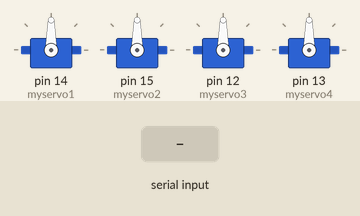
A sketch run on a simulated Arduino Uno, built with avr-gcc and run on an emulated ATmega328P. Shown: 4 × servo. Inputs (shaded band) come from the test bench. What the sketch prints to the serial monitor is not drawn.

Above: at 1.2 s.
1.3 s: "1" received over the second serial link
At 2.4 s:
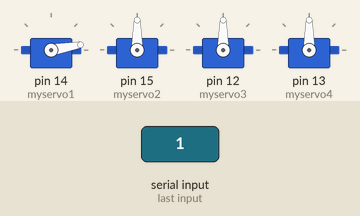
2.8 s: "2" received over the second serial link
At 3.5 s:
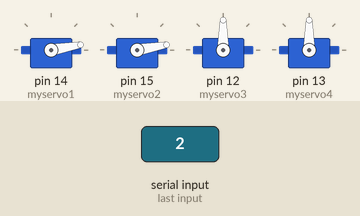
4.3 s: "3" received over the second serial link
At 4.7 s:
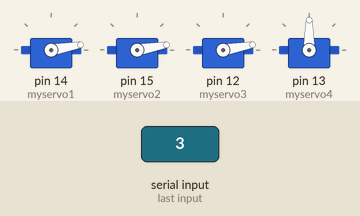
5.8 s: "4" received over the second serial link
At 7.0 s:
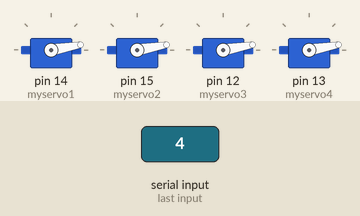
7.3 s: "6" received over the second serial link
At 8.2 s:
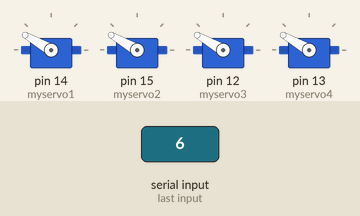
8.8 s: "1" received over the second serial link
At 9.3 s:
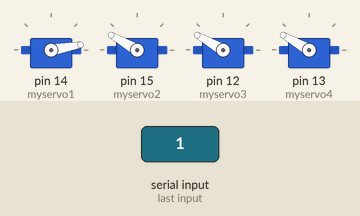
Timing chart, 0 to 11.3 s (numbered marks = the images above; inputs shaded):
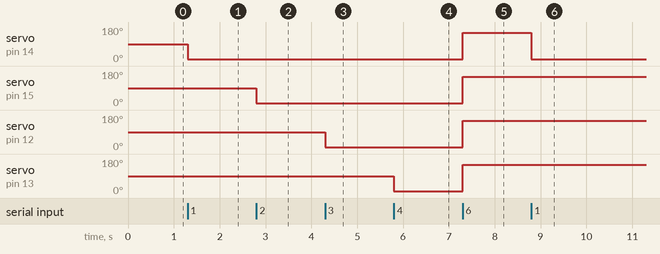

Measured:
- after the input at 1.3 s, servo on pin 14 (myservo1): 90° → 10° at once
- after the input at 2.8 s, servo on pin 15 (myservo2): 90° → 10° at once
- after the input at 4.3 s, servo on pin 12 (myservo3): 90° → 10° at once
- after the input at 5.8 s, servo on pin 13 (myservo4): 90° → 10° at once
- after the input at 7.3 s, servo on pin 14 (myservo1), servo on pin 15 (myservo2), servo on pin 12 (myservo3), servo on pin 13 (myservo4): 10° → 150° at once
- after the input at 8.8 s, servo on pin 14 (myservo1): 150° → 10° at once

The sketch:

Arm_Control.ino
```cpp
/**************************************************
    Author: Atul Dubey
    Date: 28/09/2022
    Description:
      This code helps in controlling a 4DOF arm over
      Bluetooth.
 **************************************************/

#include <SoftwareSerial.h>
//#include <Adafruit_NeoPixel.h>
#include <Servo.h>

Servo myservo1;
Servo myservo2;
Servo myservo3;
Servo myservo4;// create servo object to control a servo
// twelve servo objects can be created on most boards

int pos = 0;

//Adafruit_NeoPixel pixels = Adafruit_NeoPixel(10, 12, NEO_GRB + NEO_KHZ800);
SoftwareSerial BTserial(4, 5); // RX | TX
// Connect the HC-05 TX to Arduino pin 2 RX.
// Connect the HC-05 RX to Arduino pin 3 TX through a voltage divider.

char c = ' ';
char temp = 'o';

void setup()
{
  // start the serial communication with the host computer
  Serial.begin(115200);
  Serial.println("Arduino with HC-05 is ready");

  // start communication with the HC-05 using 9600
  BTserial.begin(115200);
  Serial.println("BTserial started at 115200");
  //     pixels.begin();

  myservo1.attach(14);
  myservo2.attach(15);
  myservo3.attach(12);
  myservo4.attach(13);
}

void loop()
{

  // Keep reading from HC-05 and send to Arduino Serial Monitor
  if (BTserial.available())
  {
    c = BTserial.read();
    Serial.print(c);
    //delay(10);
  }
  if (c == '1' || temp == '1')
  { myservo1.write(10);
    //delay(1000);
    temp = c;
  }
  if (c == '2' || temp == '2')
  { myservo2.write(10);
    //delay(2000);
    temp = c;
  }
  if (c == '3' || temp == '3')
  { myservo3.write(10);
    //delay(2000);
    temp = c;
  }
  if (c == '4' || temp == '4')
  { myservo4.write(10);
    //delay(2000);
    temp = c;
  }
  if (c == '6')
  {
    myservo1.write(150);
    myservo2.write(150);
    myservo3.write(150);
    myservo4.write(150);
    temp = 'o';
  }
}
```
